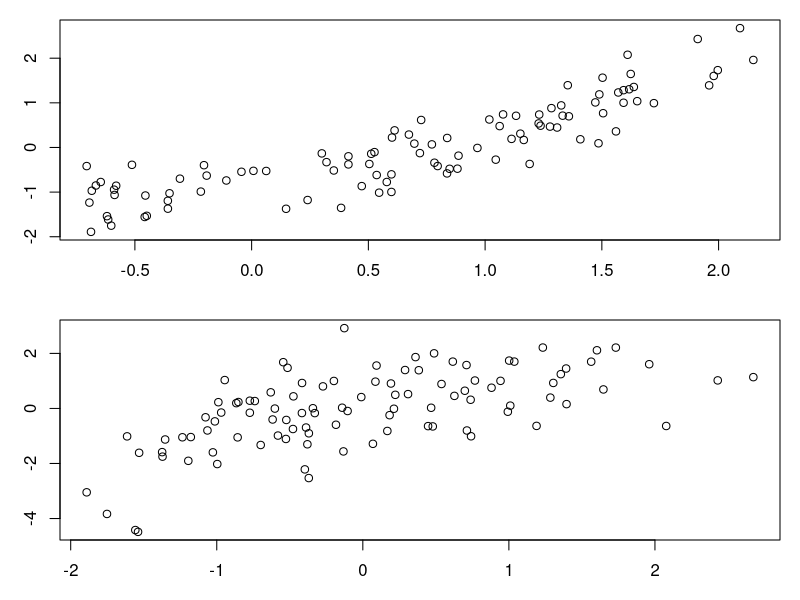
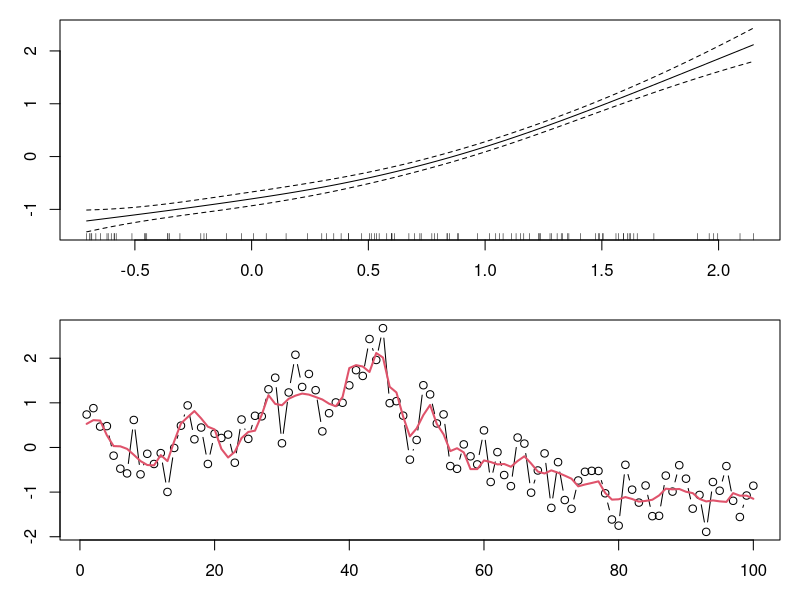
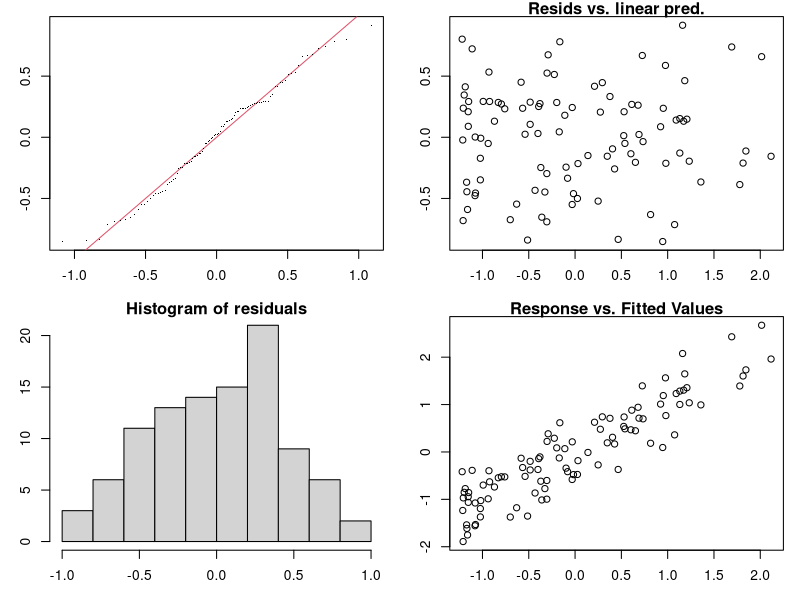
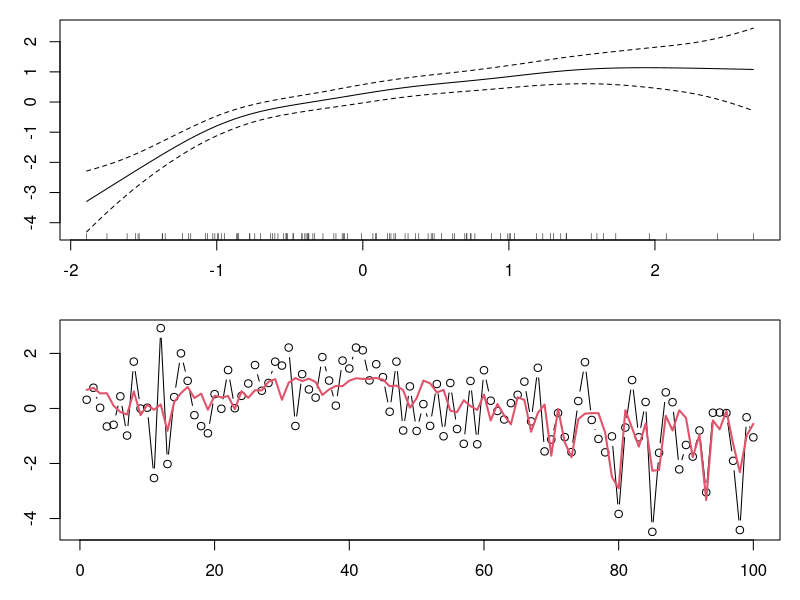
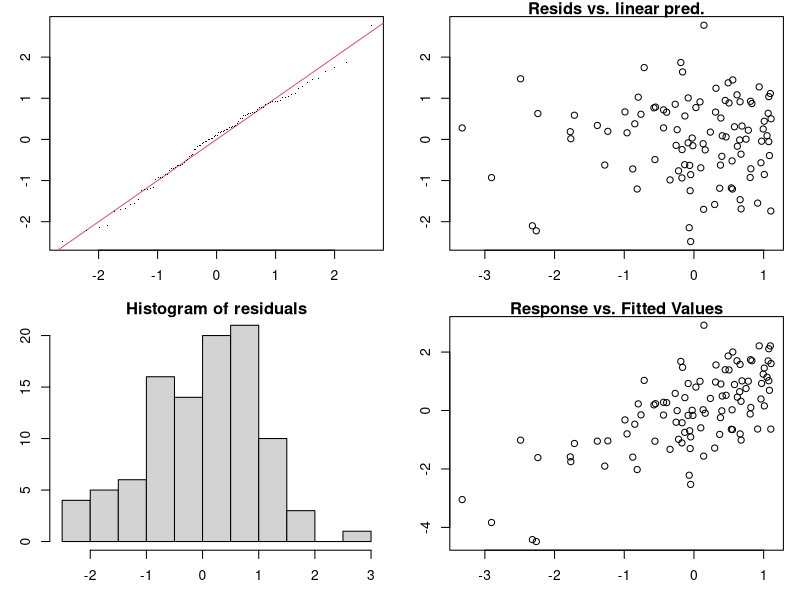
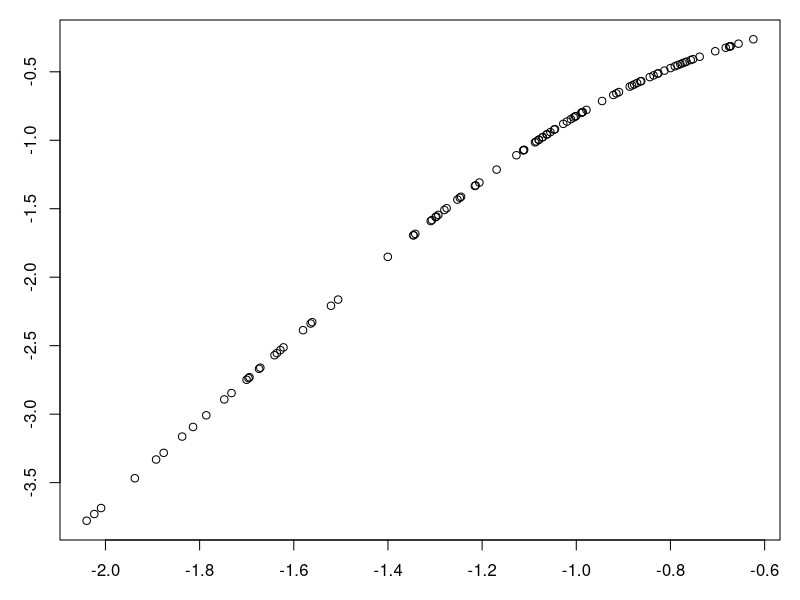
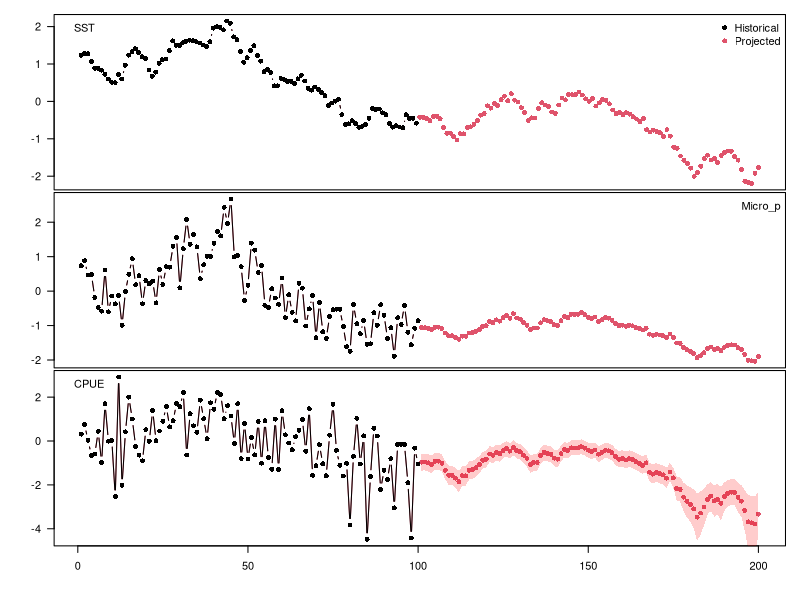

Recreate these plots in R, in order.
## ---- chunk 1
knitr::opts_chunk$set(echo = TRUE)
## ---- chunk 2
#==forecasting quantities based on nested models
#==generate data
set.seed(44)

#==simulated sst
sst <- scale(arima.sim(list(order = c(1,1,0), ar = 0.3), n = 200))
#==break into a historical period and a projected period
hist_sst <- sst[1:100]
proj_sst <- sst[101:200]

## ---- chunk 3
#==simulate microphytoplankton from sst using a quadratic relationship
micro_p <- scale(hist_sst+hist_sst^2+rnorm(length(hist_sst),0,1))

#==simulate cpue from microphytoplankton using a saturating relationship
cpue<- scale(micro_p / (1.01*max(micro_p)+micro_p))+rnorm(length(hist_sst),0,1)

#==show the relationship between sst and micro_p
par(mfrow=c(2,1),mar=c(3,3,1,1))
plot(micro_p~hist_sst)
plot(cpue~micro_p)
## ---- chunk 4
#==make a model for micro_p based on observed sst
library(mgcv)
micro_p_mod<-gam(micro_p~s(hist_sst))

#==check model and fits
summary(micro_p_mod)
plot(micro_p_mod)
micro_p_pred<-predict(micro_p_mod)
plot(micro_p,type='b')
lines(micro_p_pred,col=2,lwd=2)
gam.check(micro_p_mod)
## ---- chunk 5
#==make a model for cpue based on micro_p
cpue_mod<-gam(cpue~s(micro_p))

#==check model and fits
summary(cpue_mod)
plot(cpue_mod)
cpue_pred<-predict(cpue_mod)
plot(cpue,type='b')
lines(cpue_pred,col=2,lwd=2)
gam.check(cpue_mod)
## ---- chunk 6
#==predict future micro_p based on projected sst and micro_p_mod
proj_micro_p<-predict(micro_p_mod,newdata=data.frame(hist_sst=proj_sst),se=TRUE)

#==input predicted future micro_p into cpue_mod
#==note that this does not propagate the uncertainty from proj_micro_p
#==one way to do that would be to simulate many time series of projected micro p
#==using the covariance matrix that comes out of the model fitting
#==then make many calls to predict, using those time series
#==didn't do that because it will take time, but you get the idea
proj_cpue<-predict(cpue_mod,newdata=data.frame(micro_p=proj_micro_p$fit),se=TRUE)
plot_cpue_se_up<-proj_cpue$fit + 1.96*proj_cpue$se.fit
plot_cpue_se_dn<-proj_cpue$fit - 1.96*proj_cpue$se.fit

#==see that the projected cpue is a non-linear function (estimated from cpue_mod)
#==tricky things happen when the projections are beyond the historical observations (fiddle with different numbers for set.seed to see examples)
par(mfrow=c(1,1))
plot(proj_cpue$fit~proj_micro_p$fit)
## ---- chunk 7

#==plot observed and projected cpue based on projections of SST
#==the predicted CIs will be too small because the uncertainty from micro_p_mod is not propagated
#==also note that prediction intervals instead of confidence intervals would be the appropriate thing to show for forecasting
par(mfrow=c(3,1),mar=c(.1,.1,.1,.1),oma=c(4,4,1,1))
plot(sst,col=2,type='b',pch=16,xaxt='n',las=1)
lines(hist_sst,pch=16,type='b')
legend("topright",bty='n',legend=c("Historical","Projected"),col=c(1,2),pch=16)
legend("topleft",bty='n',legend=c("SST"))
plot(c(micro_p,proj_micro_p$fit),col=2,type='b',pch=16,xaxt='n',las=1)
lines(micro_p,pch=16,type='b')
legend("topright",bty='n',legend=c("Micro_p"))
plot(c(cpue,proj_cpue$fit),col=2,type='b',pch=16,las=1)
lines(cpue,pch=16,type='b')
polygon(x=c((101:200),(200:101)),y=c(plot_cpue_se_up,rev(plot_cpue_se_dn)),
        col='#ff000033',border=NA)
legend("topleft",bty='n',legend=c("CPUE"))

        
